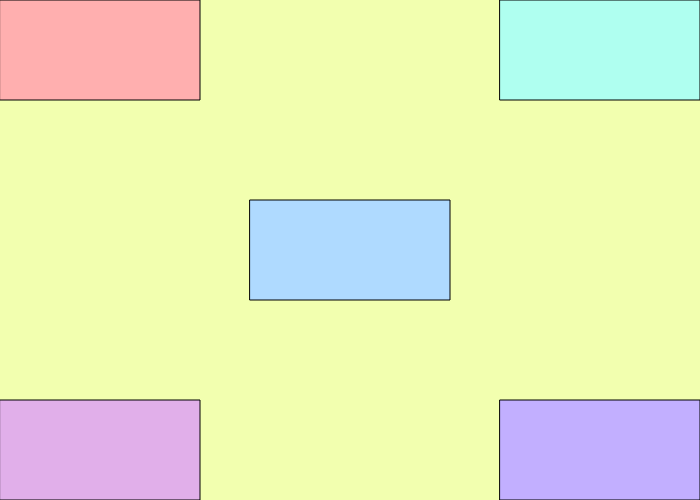
Frame 1 (no input)
Frame 60 (no input): identical to frame 1, image omitted
Frame 120 (the mouse pressed at the canvas centre since frame 60): identical to frame 1, image omitted

The p5.js sketch that drew this single still picture (run headless with seeded random() and noise() and a simulated clock; from frame 60 on, the mouse is pressed at the canvas centre):

// p5.js sketch
// ── sketch.js
function setup()
{
  //create a drawing service 700px wide, 500px tall
  createCanvas(700,500);
  
}

function draw()
{
  //create a background using RGB values
  background(242,255,175)

  // change the paint brush to a specific color according to RGB values
  fill(175,255,240);

  // create a rectangle at x,y coordinates 10,10 with length x height at 100 x 50
  rect(500,0,200,100);

    fill(255,175,175);

  rect(0,0,200,100);

  fill(225,175,234);

    rect(0,400,200,100);

    fill(194,175,255);

      rect(500,400,200,100);

      fill(175,218,255);

      rect(250,200,200,100);

      fill(0,0,0);
}
